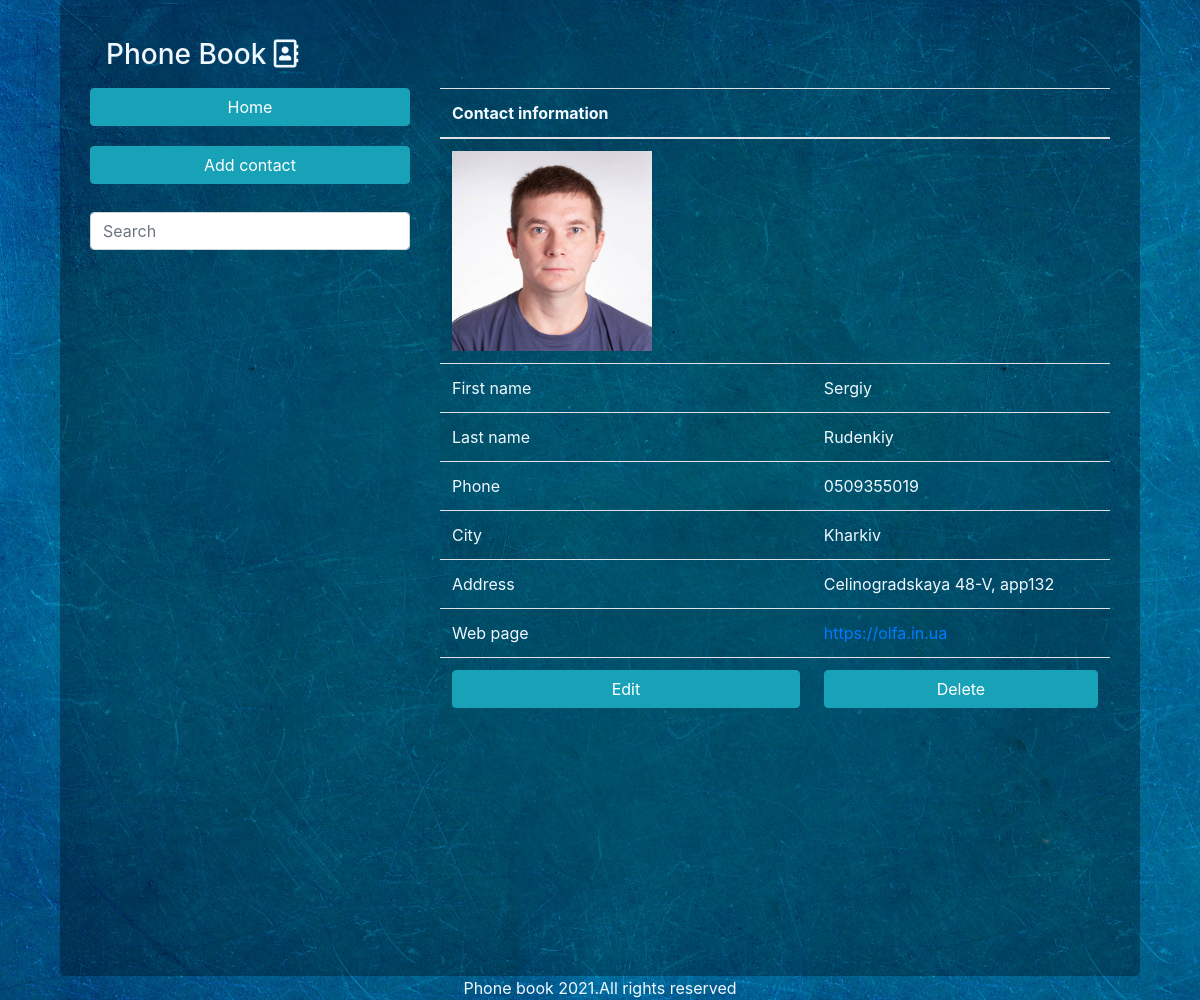
The page /pb/1 on the database its author committed.
### pb/models.py (models this page shows, shortened)
class Contact(models.Model):
    fname = models.CharField('First name', max_length=50, help_text='Enter Firts name')
    lname = models.CharField('Last name', max_length=50, help_text='Enter Last name')
    city = models.CharField('City', max_length=50,  blank = True,  help_text='Enter City')
    address = models.CharField('Address', max_length=150, blank = True, help_text='Enter address')
    phone = models.CharField('Phone', max_length=10, help_text='Phone number 10 numbers', validators=[validate_phone,])
    contactUrl = models.CharField('URL', max_length=250, null = True, blank = True, help_text='Enter web adsress', validators=[validate_url,])
    image = models.ImageField(upload_to='pb/static/images', blank = True,)
    def __str__(self):
        return '%s, %s' % (self.fname, self.lname)
    class Meta:
        ordering = ['fname']
        unique_together = ('fname', 'lname')

### pb/views.py (the view)
# urls.py: url(r'^(?P<pk>\d+)$', views.ContactDetailView.as_view(), name='contact-detail'),
class ContactDetailView(generic.DetailView):
    model = Contact

### pb/templates/pb/contact_detail.html (shortened to what this page needs)
{% extends "base_generic.html" %}
{% block content %}
<table id="myTable" class="table text-justify table-striped">
<tbody>
    <thead class="tableh1">
        <th class="col-1">Contact information</th>
        <th class="col-1"></th>
    </thead>
    {% if contact.image %}{% load static %}
    <tr><td><img src="{{static}}{{contact.image }}" alt="{{ contact }}" width="200"></td></tr>
    {% endif %}
    <tr><td>First name</td><td>{{ contact.fname }}</td></tr>
    <tr><td>Last name</td><td>{{ contact.lname }}</td></tr>
    <tr><td>Phone</td><td>{{ contact.phone }}</td></tr>
    {% if contact.city %}<tr><td>City</td><td>{{ contact.city }}</td></tr> {% endif %}
    {% if contact.address %}<tr><td>Address</td><td>{{ contact.address }}</td></tr> {% endif %}
    {% if contact.contactUrl%}<tr><td>Web page</td><td>
        <a href = "{{ contact.contactUrl }}" >{{ contact.contactUrl }}</a></td></tr> {% endif %}
    <tr><td>
        <a href="{% url 'contact_update' contact.id %}" class="btn btn-info w-100 btn1">Edit</a>
    </td><td>
        <form action="{% url 'contact_delete' contact.id %}" method="post">
            <input type="submit" value="Delete" class="btn btn-info w-100 btn1" />
        </form>
    </td></tr>
</tbody>
</table>
{% endblock %}

### pb/static/css/index_style.css (style rules this page uses)
body { color: aliceblue; background-size: cover; background-attachment: fixed; background-image: url(../images/backgrounds-blank-blue-953214.jpg); }
.tableh1 th { width: 30%; }
.btn1 { margin-bottom: 20px; }

### rows shown on the page
Contact: image (picture), fname "Sergiy", lname "Rudenkiy", phone "0509355019", city "Kharkiv", address "Celinogradskaya 48-V, app132", contactUrl "https://olfa.in.ua"
